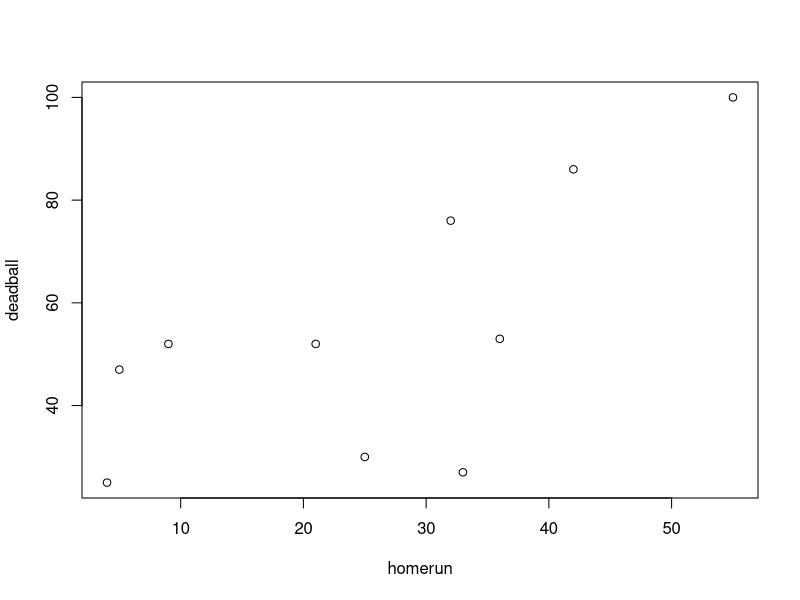
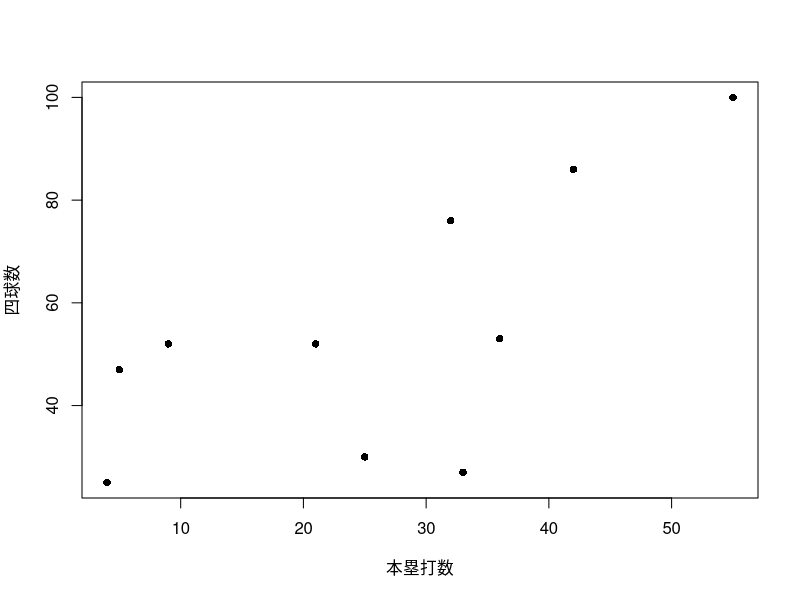

Write R code to recreate these figures, in order.
#相関関係
#可視化
#データ入力
homerun <- c(32, 55, 36, 5, 33, 4, 21, 9, 42, 25)
deadball <- c(76, 100, 53, 47, 27, 25, 52, 52, 86, 30)

#散布図を描く
plot(homerun, deadball)
#点を黒色の丸印にし、ｘ軸とｙ軸にラベルをつける
plot(homerun, deadball, pch=16, xlab="本塁打数", ylab="四球数")

#相関係数を計算
cor(homerun, deadball)

#相関係数の検定
cor.test(homerun, deadball, alternative="greater")

#適合度検定
endo <- c(315, 108, 101, 32) #観察度数
chisq.test(endo, p=c(9/16, 3/16, 3/16, 1/16))
#カテゴリ比率は足して１になっていることに注意

#独立性の検定
#データを行列にまとめる。
bloodtype <- matrix(c(57, 33, 46, 14, 
		      89, 24, 75, 12), byrow=T, ncol=2)

#chisq.testを適用
chisq.test(bloodtype)
chisq.test(matrix(c(1, 2, 3, 4), byrow=T, ncol=2))

#フィッシャーの正確確率検定
#データ入力
finger <- matrix(c(5, 1, 2, 8), byrow=T, ncol=2)
chisq.test(finger)$expected
fisher.test(finger, alternative="greater")
fisher.test(finger, alt="g") #alternativeのオプションを省略して指定できる
(5/1)/(2/8)
fisher.test(bloodtype)


